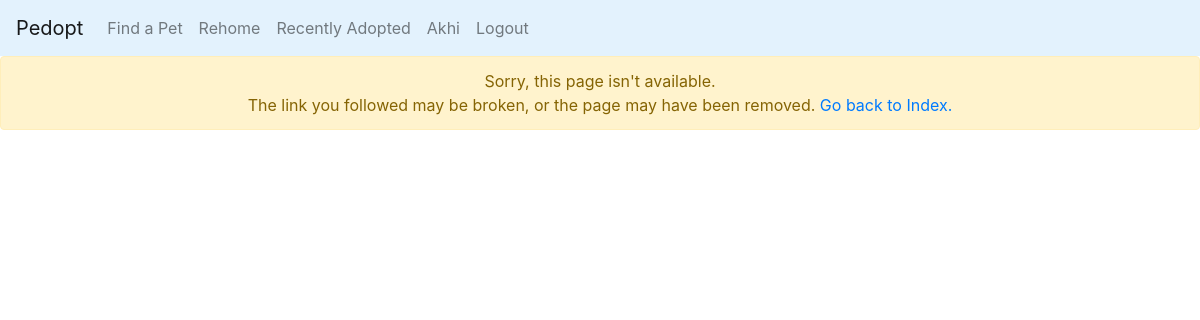
The page /pet/10 (signed in) on the database as committed earlier.
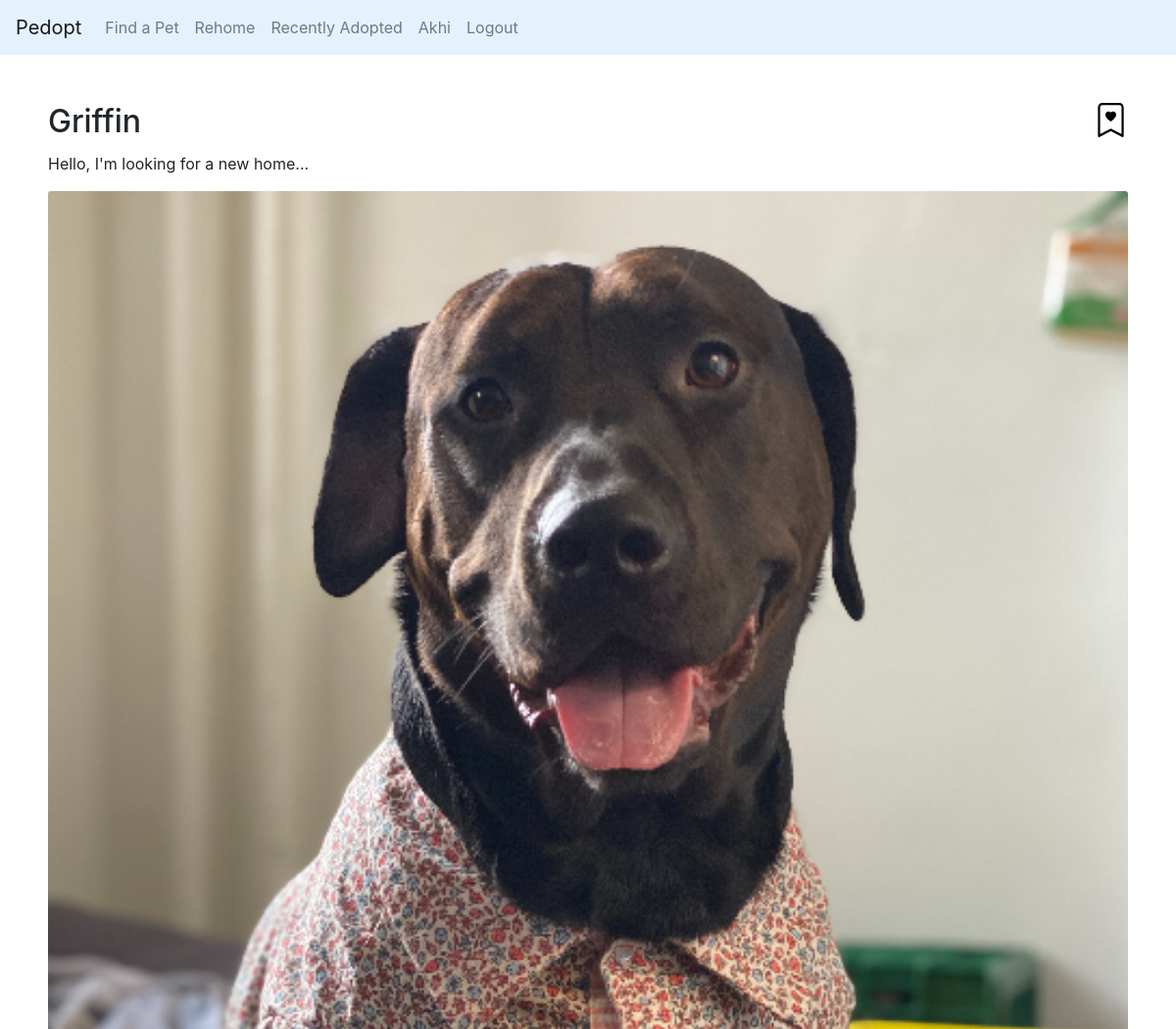
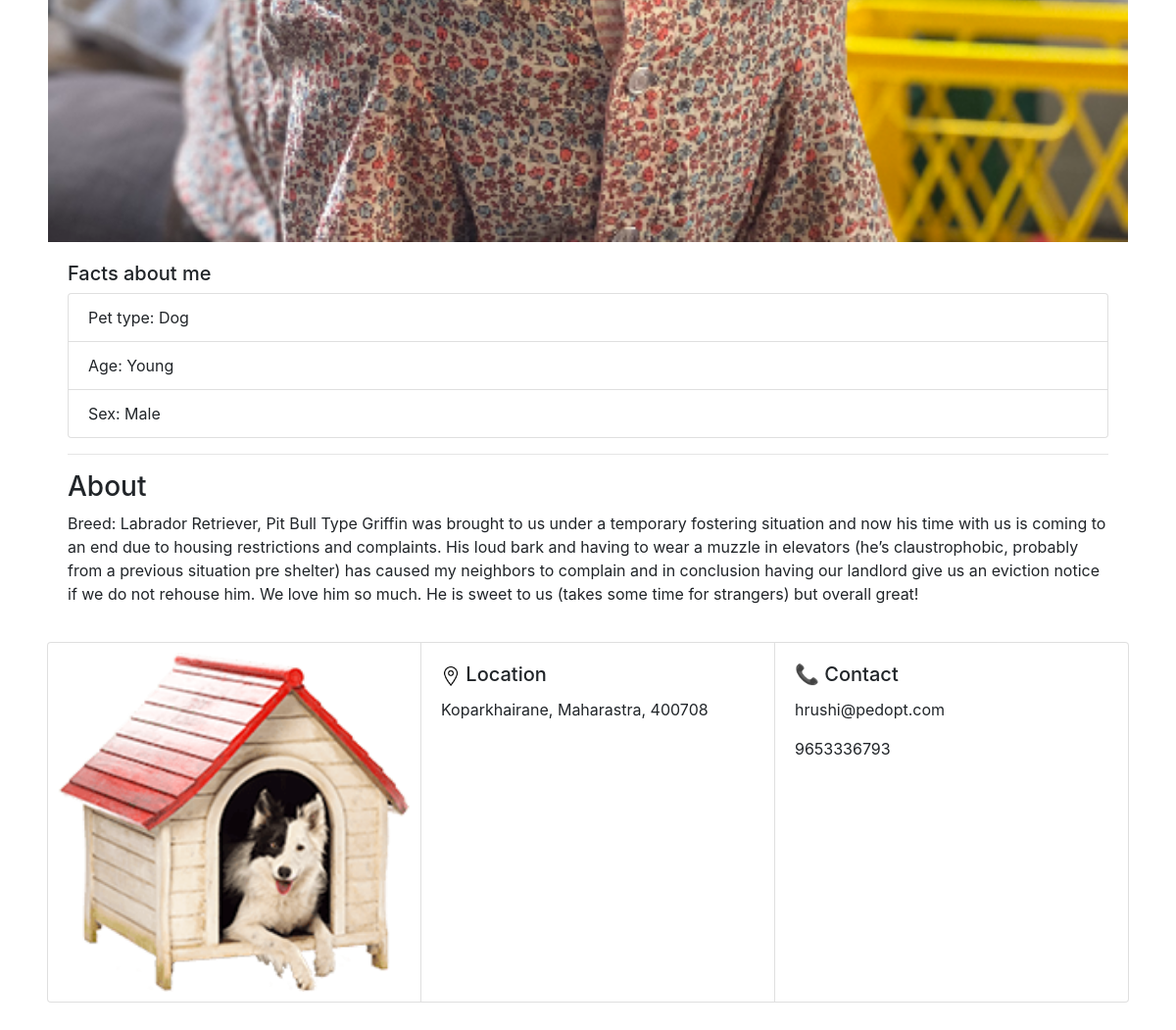
The same page on the database as committed later (2 pictures, top to bottom).
### pedopt/models.py (models this page shows, shortened)
class User(AbstractUser):
    contact = models.IntegerField(blank=True, null=True)

class Pet(models.Model):
    name = models.CharField(max_length=256)
    image = models.ImageField(upload_to="images/")
    owner = models.ForeignKey(User, on_delete=models.CASCADE, related_name="owner")
    genders = (("Male", "Male"), ("Female", "Female"))
    sex = models.CharField(max_length=10, choices=genders)
    zip_code = models.IntegerField()
    city = models.CharField(max_length=256)
    state = models.CharField(max_length=256)
    age_groups = (("Young", "Young"), ("Adult", "Adult"), ("Senior", "Senior"))
    age_group = models.CharField(max_length=6, choices=age_groups)
    types = (("Dog", "Dog"), ("Cat", "Cat"), ("Other", "Other"))
    pet_type = models.CharField(max_length=256, choices=types)
    about = models.CharField(max_length=1024)
    added_at = models.DateTimeField(auto_now_add=True)
    adopted = models.BooleanField(default=False)
    class Meta:
        ordering = ['-added_at']

### pedopt/views.py (the view)
# urls.py: path("pet/<int:Id>", views.get_pet, name="pet"),
@login_required
def get_pet(request, Id):
    message = ""
    try:
        pet = Pet.objects.get(id=Id, adopted=False)
        wishlist = Wishlist.objects.filter(user=request.user, pet=pet)
        return render(request, "pedopt/get_pet.html",  {
            "pet": pet,
            "wishlist": wishlist
            })
    except Exception as e:
        print(e)
        return render(request, "pedopt/get_pet.html",  {
            "message": "Sorry, this page isn't available."
            })

### pedopt/templates/pedopt/get_pet.html (shortened to what this page needs)
{% extends "pedopt/layout.html" %}
{% block body %}
{% if message %}
<div class="alert alert-warning text-center">
{{ message }}
<br>
The link you followed may be broken, or the page may have been removed. <a href={% url 'index' %}>Go back to Index.</a>
</div>
{% else %}
<div style="margin: 4%;">
<div class="card mb-3" style="border-color: #FFFFFF;">
  <span class="card-title"><h2 style="display: inline;">{{ pet.name }}</h2>
    <img style="float: right;" width="35px" height="35px"  id="wishlist" data-id="{{ pet.id }}"
  {% if wishlist %}
    src="/static/pedopt/wishlist_fill.svg"
    alt="add to wishlist"
  {% else %}
    src="/static/pedopt/wishlist.svg"
    alt="remove from wishlist"
  {% endif %}
    >
  </span>
  <p class="card-text" style="font-size: 16px;">Hello, I'm looking for a new home...</p>
  <img src="{{ pet.image.url }}" class="card-img-top" alt="...">
  <div class="card-body">
    <h5>Facts about me</h5>
    <ul style="font-size: 16px;" class="list-group">
      <li class="list-group-item">Pet type: {{ pet.pet_type }}</li>
      <li class="list-group-item">Age: {{ pet.age_group }}</li>
      <li class="list-group-item">Sex: {{ pet.sex }}</li>
    </ul>
    <hr>
    <h3>About</h3>
    <p style="font-size: 16px;" class="card-text">{{ pet.about }}</p>
  </div>
</div>
<div class="card-group">
  <div class="card" id="dog_in_kennel" style="padding: 10px;">
    <img src="/static/pedopt/dog-in-kennel.png" class="card-img-top" alt="dog in kennel">
  </div>
  <div class="card">
    <div class="card-body">
      <h5 class="card-title"><img style="height: 20px;" src="/static/pedopt/location.png"><span> Location</span></h5>
      <p class="card-text">{{ pet.city|title }}, {{ pet.state|title }}, {{ pet.zip_code|title }}</p>
    </div>
  </div>
  <div class="card">
    <div class="card-body">
      <h5 class="card-title">&#x1F4DE; Contact</h5>
      <p class="card-text">{{ pet.owner.email }}</p>
      <p class="card-text">{{ pet.owner.contact }}</p>
    </div>
  </div>
</div>
</div>
{% endif %}
{% endblock %}

### pedopt/templates/pedopt/layout.html (shortened to what this page needs)
{% load static %}
<!DOCTYPE html>
<html lang="en">
  <head>
    <link rel="stylesheet" href="https://cdn.jsdelivr.net/npm/bootstrap@4.5.3/dist/css/bootstrap.min.css">
    <link rel="stylesheet" href="{% static 'pedopt/style.css' %}">
    <script src="https://cdn.jsdelivr.net/npm/bootstrap@4.5.3/dist/js/bootstrap.bundle.min.js"></script>  </head>
  <body>
  <nav class="navbar navbar-expand-lg navbar-light" style="background-color: #e3f2fd;">
    <a class="navbar-brand" href="{% url 'index' %}">Pedopt</a>
    <div class="collapse navbar-collapse" id="navbarNav">
      <ul class="navbar-nav">
        <li class="nav-item">
          <a class="nav-link {% if "/" == request.path %} active {% endif %}" href="{% url 'index' %}">Find a Pet</a>
        </li>
        <li class="nav-item">
          <a class="nav-link {% if "/rehome" == request.path %} active {% endif %}" href="{% url 'rehome' %}">Rehome</a>
        </li>
        <li class="nav-item">
          <a class="nav-link {% if "/adopted" == request.path %} active {% endif %}" href="{% url 'adopted' %}">Recently Adopted</a>
        </li>
        {% if user.is_authenticated %}
        <li class="nav-item">
          <a class="nav-link  {{ profile }}" href="{% url 'profile' %}">{{ user.username }}</a>
        </li>
        <li class="nav-item">
          <a class="nav-link" href="{% url 'logout' %}">Logout</a>
        </li>
        {% endif %}
      </ul>
    </div>
  </nav>
  <main>
    {% block body %}
    {% endblock %}
  </main>
  </body>
</html>

Rows that differ between the two databases and show on the page:
added Pet: name "Griffin", image (picture), pet_type "Dog", age_group "Young", sex "Male", about "Breed: Labrador Retriever, Pit Bull Type Griffin was brought to us under a temporary fostering situation and now his time with us is coming to an end due to housing restrictions and complaints. His loud bark and having to wear a muzzle in elevators (he’s claustrophobic, probably from a previous situation pre shelter) has caused my neighbors to complain and in conclusion having our landlord give us an eviction notice if we do not rehouse him. We love him so much. He is sweet to us (takes some time for strangers) but overall great!", city "Koparkhairane", state "Maharastra", zip_code "400708", owner.email "hrushi@pedopt.com", owner.contact "9653336793"
Other text that changed with them:
{{ message }}: "Sorry, this page isn't available." → (not shown)
text no longer shown: "The link you followed may be broken, or the page may have been removed. Go back to Index."
text now shown: "Hello, I'm looking for a new home... Facts about me Pet type: Age: Sex: About Location , , 📞 Contact"
